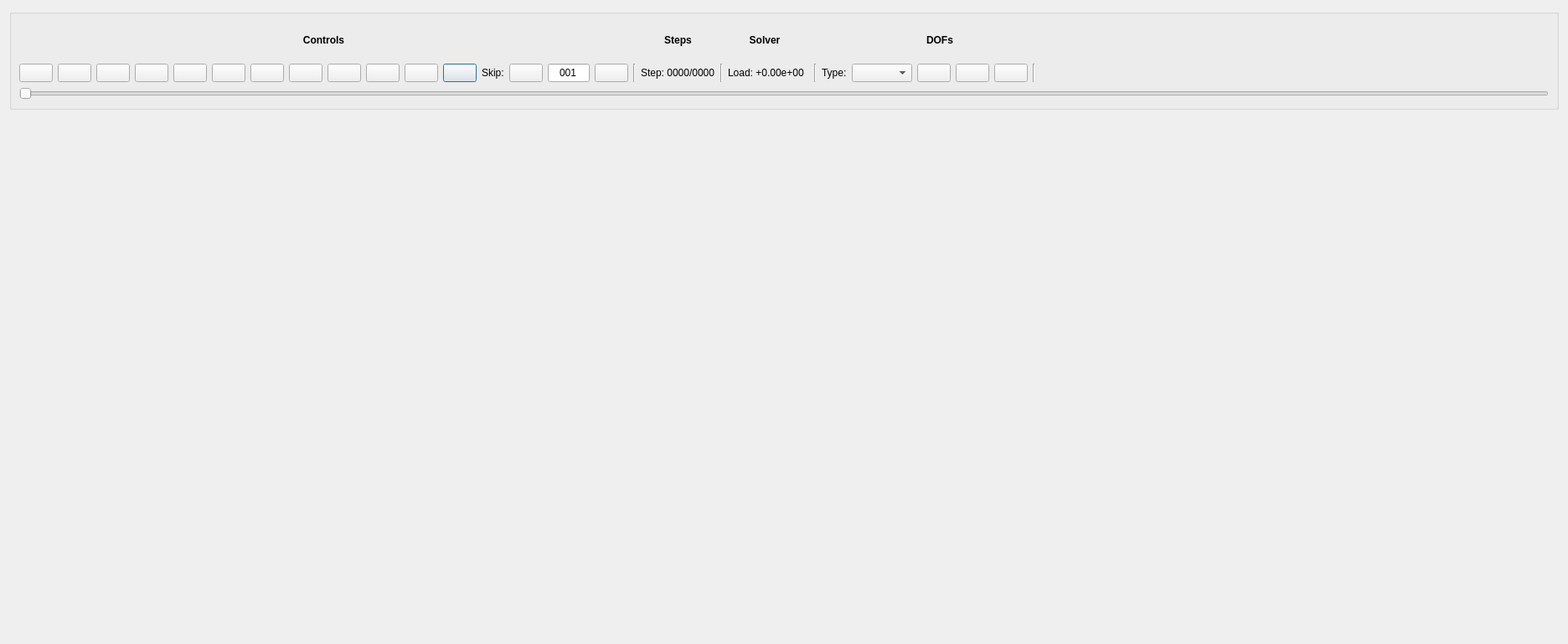
<?xml version="1.0" encoding="UTF-8"?>
<ui version="4.0">
 <class>Nodal</class>
 <widget class="QDialog" name="Nodal">
  <property name="geometry">
   <rect>
    <x>0</x>
    <y>0</y>
    <width>1872</width>
    <height>769</height>
   </rect>
  </property>
  <property name="windowTitle">
   <string>Node Results</string>
  </property>
  <layout class="QGridLayout" name="gridLayout">
   <item row="0" column="0">
    <widget class="QGroupBox" name="panel">
     <property name="maximumSize">
      <size>
       <width>16777215</width>
       <height>120</height>
      </size>
     </property>
     <property name="title">
      <string/>
     </property>
     <property name="flat">
      <bool>false</bool>
     </property>
     <layout class="QGridLayout" name="gridLayout_2">
      <item row="1" column="11">
       <widget class="QPushButton" name="button_paths">
        <property name="toolTip">
         <string>Paths</string>
        </property>
        <property name="text">
         <string/>
        </property>
        <property name="icon">
         <iconset theme="applications-graphics">
          <normaloff/>
         </iconset>
        </property>
       </widget>
      </item>
      <item row="1" column="6">
       <widget class="QPushButton" name="button_last">
        <property name="maximumSize">
         <size>
          <width>50</width>
          <height>16777215</height>
         </size>
        </property>
        <property name="toolTip">
         <string>Last</string>
        </property>
        <property name="text">
         <string/>
        </property>
        <property name="icon">
         <iconset theme="media-skip-forward">
          <normaloff/>
         </iconset>
        </property>
       </widget>
      </item>
      <item row="0" column="17">
       <widget class="QLabel" name="label_steps">
        <property name="font">
         <font>
          <weight>75</weight>
          <bold>true</bold>
         </font>
        </property>
        <property name="text">
         <string>Steps</string>
        </property>
        <property name="alignment">
         <set>Qt::AlignCenter</set>
        </property>
       </widget>
      </item>
      <item row="1" column="9">
       <widget class="QPushButton" name="button_plot">
        <property name="maximumSize">
         <size>
          <width>50</width>
          <height>16777215</height>
         </size>
        </property>
        <property name="toolTip">
         <string>Options</string>
        </property>
        <property name="text">
         <string/>
        </property>
        <property name="icon">
         <iconset theme="document-properties">
          <normaloff/>
         </iconset>
        </property>
       </widget>
      </item>
      <item row="1" column="18">
       <widget class="Line" name="line_load">
        <property name="frameShadow">
         <enum>QFrame::Sunken</enum>
        </property>
        <property name="orientation">
         <enum>Qt::Vertical</enum>
        </property>
       </widget>
      </item>
      <item row="1" column="2">
       <widget class="QPushButton" name="button_pause">
        <property name="maximumSize">
         <size>
          <width>50</width>
          <height>16777215</height>
         </size>
        </property>
        <property name="toolTip">
         <string>Pause</string>
        </property>
        <property name="text">
         <string/>
        </property>
        <property name="icon">
         <iconset theme="media-playback-pause">
          <normaloff/>
         </iconset>
        </property>
       </widget>
      </item>
      <item row="1" column="7">
       <widget class="QPushButton" name="button_print">
        <property name="maximumSize">
         <size>
          <width>50</width>
          <height>16777215</height>
         </size>
        </property>
        <property name="toolTip">
         <string>Print</string>
        </property>
        <property name="text">
         <string/>
        </property>
        <property name="icon">
         <iconset theme="document-print">
          <normaloff/>
         </iconset>
        </property>
       </widget>
      </item>
      <item row="1" column="16">
       <widget class="Line" name="line_step">
        <property name="frameShadow">
         <enum>QFrame::Sunken</enum>
        </property>
        <property name="orientation">
         <enum>Qt::Vertical</enum>
        </property>
       </widget>
      </item>
      <item row="1" column="12">
       <widget class="QLabel" name="label_skip">
        <property name="maximumSize">
         <size>
          <width>35</width>
          <height>16777215</height>
         </size>
        </property>
        <property name="text">
         <string>Skip:</string>
        </property>
       </widget>
      </item>
      <item row="1" column="4">
       <widget class="QPushButton" name="button_next">
        <property name="maximumSize">
         <size>
          <width>50</width>
          <height>16777215</height>
         </size>
        </property>
        <property name="toolTip">
         <string>Next</string>
        </property>
        <property name="text">
         <string/>
        </property>
        <property name="icon">
         <iconset theme="media-seek-forward">
          <normaloff/>
         </iconset>
        </property>
       </widget>
      </item>
      <item row="1" column="10">
       <widget class="QPushButton" name="button_plots">
        <property name="toolTip">
         <string>Plots</string>
        </property>
        <property name="text">
         <string/>
        </property>
        <property name="icon">
         <iconset theme="go-home">
          <normaloff/>
         </iconset>
        </property>
       </widget>
      </item>
      <item row="1" column="23">
       <widget class="QComboBox" name="combo_dof"/>
      </item>
      <item row="1" column="27">
       <widget class="Line" name="line_end">
        <property name="frameShadow">
         <enum>QFrame::Sunken</enum>
        </property>
        <property name="orientation">
         <enum>Qt::Vertical</enum>
        </property>
       </widget>
      </item>
      <item row="1" column="1">
       <widget class="QPushButton" name="button_previous">
        <property name="maximumSize">
         <size>
          <width>50</width>
          <height>16777215</height>
         </size>
        </property>
        <property name="toolTip">
         <string>Previous</string>
        </property>
        <property name="text">
         <string/>
        </property>
        <property name="icon">
         <iconset theme="media-seek-backward">
          <normaloff/>
         </iconset>
        </property>
       </widget>
      </item>
      <item row="1" column="21">
       <widget class="Line" name="line_dof">
        <property name="frameShadow">
         <enum>QFrame::Sunken</enum>
        </property>
        <property name="lineWidth">
         <number>1</number>
        </property>
        <property name="orientation">
         <enum>Qt::Vertical</enum>
        </property>
       </widget>
      </item>
      <item row="1" column="15">
       <widget class="QPushButton" name="button_skip_sub">
        <property name="toolTip">
         <string>Decrement skip</string>
        </property>
        <property name="text">
         <string/>
        </property>
        <property name="icon">
         <iconset theme="list-remove">
          <normaloff/>
         </iconset>
        </property>
       </widget>
      </item>
      <item row="1" column="13">
       <widget class="QPushButton" name="button_skip_add">
        <property name="toolTip">
         <string>Increment skip</string>
        </property>
        <property name="text">
         <string/>
        </property>
        <property name="icon">
         <iconset theme="list-add">
          <normaloff/>
         </iconset>
        </property>
       </widget>
      </item>
      <item row="1" column="5">
       <widget class="QPushButton" name="button_stop">
        <property name="maximumSize">
         <size>
          <width>50</width>
          <height>16777215</height>
         </size>
        </property>
        <property name="toolTip">
         <string>Stop</string>
        </property>
        <property name="text">
         <string/>
        </property>
        <property name="icon">
         <iconset theme="media-playback-stop">
          <normaloff/>
         </iconset>
        </property>
       </widget>
      </item>
      <item row="2" column="0" colspan="29">
       <widget class="QSlider" name="slider">
        <property name="orientation">
         <enum>Qt::Horizontal</enum>
        </property>
       </widget>
      </item>
      <item row="1" column="22">
       <widget class="QLabel" name="label_type">
        <property name="text">
         <string>Type:</string>
        </property>
       </widget>
      </item>
      <item row="1" column="17">
       <widget class="QLabel" name="label_step">
        <property name="text">
         <string>Step: 0000/0000</string>
        </property>
       </widget>
      </item>
      <item row="1" column="19">
       <widget class="QLabel" name="label_time">
        <property name="minimumSize">
         <size>
          <width>0</width>
          <height>0</height>
         </size>
        </property>
        <property name="maximumSize">
         <size>
          <width>250</width>
          <height>16777215</height>
         </size>
        </property>
        <property name="text">
         <string>Load: +0.00e+00</string>
        </property>
       </widget>
      </item>
      <item row="1" column="0">
       <widget class="QPushButton" name="button_first">
        <property name="maximumSize">
         <size>
          <width>50</width>
          <height>16777215</height>
         </size>
        </property>
        <property name="toolTip">
         <string>First</string>
        </property>
        <property name="text">
         <string/>
        </property>
        <property name="icon">
         <iconset theme="media-skip-backward">
          <normaloff/>
         </iconset>
        </property>
       </widget>
      </item>
      <item row="1" column="14">
       <widget class="QLineEdit" name="edit_skip">
        <property name="maximumSize">
         <size>
          <width>50</width>
          <height>16777215</height>
         </size>
        </property>
        <property name="text">
         <string>001</string>
        </property>
        <property name="alignment">
         <set>Qt::AlignCenter</set>
        </property>
       </widget>
      </item>
      <item row="0" column="23" colspan="4">
       <widget class="QLabel" name="label_header_dof">
        <property name="font">
         <font>
          <weight>75</weight>
          <bold>true</bold>
         </font>
        </property>
        <property name="text">
         <string>DOFs</string>
        </property>
        <property name="alignment">
         <set>Qt::AlignCenter</set>
        </property>
       </widget>
      </item>
      <item row="1" column="28">
       <spacer name="spacer">
        <property name="orientation">
         <enum>Qt::Horizontal</enum>
        </property>
        <property name="sizeHint" stdset="0">
         <size>
          <width>40</width>
          <height>20</height>
         </size>
        </property>
       </spacer>
      </item>
      <item row="0" column="18" colspan="3">
       <widget class="QLabel" name="label_header_solver">
        <property name="font">
         <font>
          <weight>75</weight>
          <bold>true</bold>
         </font>
        </property>
        <property name="text">
         <string>Solver</string>
        </property>
        <property name="alignment">
         <set>Qt::AlignCenter</set>
        </property>
       </widget>
      </item>
      <item row="0" column="0" colspan="16">
       <widget class="QLabel" name="label_header_controls">
        <property name="font">
         <font>
          <weight>75</weight>
          <bold>true</bold>
         </font>
        </property>
        <property name="text">
         <string>Controls</string>
        </property>
        <property name="alignment">
         <set>Qt::AlignCenter</set>
        </property>
       </widget>
      </item>
      <item row="1" column="3">
       <widget class="QPushButton" name="button_play">
        <property name="maximumSize">
         <size>
          <width>50</width>
          <height>16777215</height>
         </size>
        </property>
        <property name="toolTip">
         <string>Play</string>
        </property>
        <property name="text">
         <string/>
        </property>
        <property name="icon">
         <iconset theme="media-playback-start">
          <normaloff/>
         </iconset>
        </property>
       </widget>
      </item>
      <item row="1" column="8">
       <widget class="QPushButton" name="button_record">
        <property name="maximumSize">
         <size>
          <width>50</width>
          <height>16777215</height>
         </size>
        </property>
        <property name="toolTip">
         <string>Record</string>
        </property>
        <property name="text">
         <string/>
        </property>
        <property name="icon">
         <iconset theme="media-record">
          <normaloff/>
         </iconset>
        </property>
       </widget>
      </item>
      <item row="1" column="24">
       <widget class="QPushButton" name="button_limits">
        <property name="text">
         <string/>
        </property>
        <property name="icon">
         <iconset theme="input-tablet">
          <normaloff/>
         </iconset>
        </property>
       </widget>
      </item>
      <item row="1" column="26">
       <widget class="QPushButton" name="button_max">
        <property name="toolTip">
         <string>Max</string>
        </property>
        <property name="text">
         <string/>
        </property>
        <property name="icon">
         <iconset theme="format-indent-more"/>
        </property>
       </widget>
      </item>
      <item row="1" column="25">
       <widget class="QPushButton" name="button_min">
        <property name="toolTip">
         <string>Min</string>
        </property>
        <property name="text">
         <string/>
        </property>
        <property name="icon">
         <iconset theme="format-indent-less"/>
        </property>
       </widget>
      </item>
     </layout>
    </widget>
   </item>
   <item row="1" column="0">
    <widget class="gui::canvas::Nodal" name="canvas" native="true">
     <property name="contextMenuPolicy">
      <enum>Qt::PreventContextMenu</enum>
     </property>
    </widget>
   </item>
  </layout>
 </widget>
 <customwidgets>
  <customwidget>
   <class>gui::canvas::Nodal</class>
   <extends>QWidget</extends>
   <header location="global">Canvas/NodalCanvas.h</header>
   <container>1</container>
  </customwidget>
 </customwidgets>
 <resources/>
 <connections/>
</ui>
